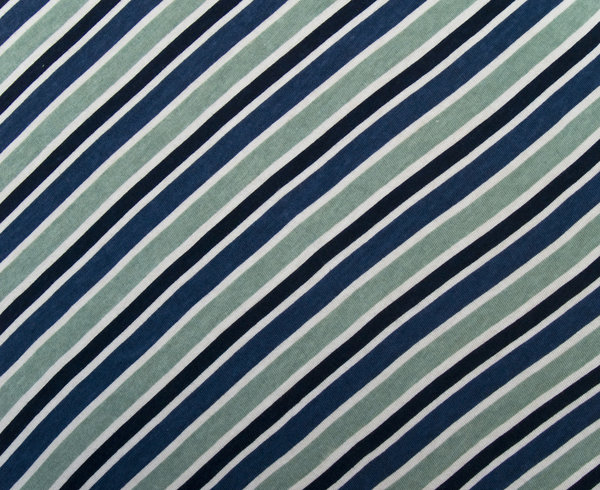
#> input picture dtd/images/banded/banded_0023.jpg, 600 x 490 px; its folder holds 3 pictures in this run
$ python testimage.py   (older library calls are emulated)
#> lines starting #> are read from the running program, lines starting #| are printed output that depends on the picture; pictures that were not available may be replaced by others from this repository, and a replacement may not be noted
#!/usr/bin/env python3
# -*- coding: utf-8 -*-
"""
Created on Mon Oct 21 22:55:39 2019

@author: maxence
"""
from PIL import Image
import numpy as np


import os
weirdFichier = ['.directory', '.DS_Store']
doss= ['/test_set/','/training_set/']
dos=doss[1]

for i in range (0,20):
    listeFichiers = []
    fichiers = os.listdir('dtd/images')
    fichier = fichiers[np.random.randint(0,len(fichiers))]

    if(fichier in weirdFichier):
        break;
    else:

        images = os.listdir('dtd/images/'+ fichier)
        image = images[np.random.randint(0,len(images))]

    if(image in weirdFichier):
        break;
    else:


        cartes = os.listdir('predata/')
        carte = cartes[np.random.randint(0,len(cartes))]

        if(carte in weirdFichier):
            break;
        else:

            im1 = Image.open('dtd/images/' + fichier +'/' + image )
#> im1 is the input picture: PIL image 600x490 RGB; mean R, G, B 98.3, 111.4, 118
            im2 = Image.open("predata/" + carte)
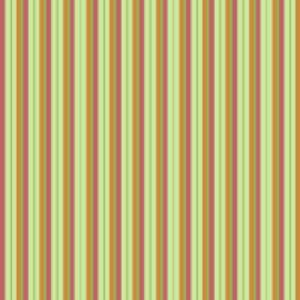
#> input picture dtd/images/banded/banded_0002.jpg, 300 x 300 px, given as the content of the folder predata/, which was not available
#> im2 is the input picture: PIL image 300x300 RGB; mean R, G, B 193.5, 178.5, 117.6

            #(np.random.rand(0,im1.size[0]),np.random.rand(0,im1.size[1]))
            x= np.random.randint(im1.size[0]/6,im1.size[0]-im1.size[0]/6)
#> x = 292
            y = np.random.randint(im1.size[1]/6,im1.size[1]-im1.size[1]/6)
#> y = 404
            xt= np.random.randint(im1.size[1]/6,im1.size[0]/2)
#> xt = 276
            #rot = np.random.randint(0,45)
            #im2 = im2.rotate(rot, fillcolor='white')
            im2 = im2.resize((xt,xt),Image.ANTIALIAS)
#> im2: PIL image 276x276 RGB
            im1.paste(im2, (x,y))
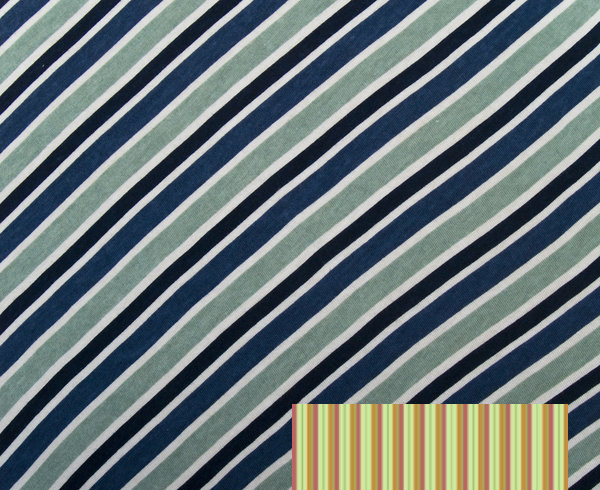
#> im1: PIL image 600x490 RGB; mean R, G, B 107, 118, 119.3
            nombre = ['1','2','3','4','5','6','7','8','9']

            print()

            if(str(carte[1])!="_"):
                if(str(carte[1])=="0"):
                    if(str(carte[:2])=="20"):
                        cheminDossierCarte = str(carte[:2])+'_A'
                    else:
                        cheminDossierCarte = str(carte[:2])
                elif(carte[1] in nombre):
                  cheminDossierCarte = str(carte[:2]) +'_A'
                else:
                   cheminDossierCarte = str(carte[0])

            else:
                 cheminDossierCarte = str(carte[0])+'_A'


            setData = os.listdir("dataset"+dos+cheminDossierCarte)
            im1.save("dataset"+dos+cheminDossierCarte+"/"+ cheminDossierCarte+'_'+str(len(setData)+1)+".png")

            print("save in: " +"dataset"+dos+str(carte[0])+"/"+ str(carte[0])+'_'+str(len(setData)+1)+".png")
#> pass 2 of the loop `for i in range (0,20):`:
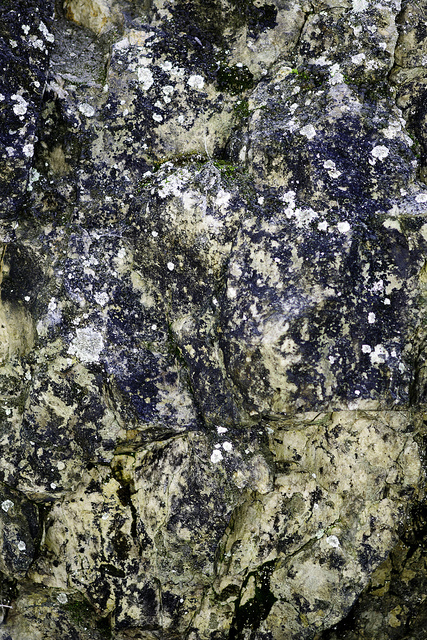
#> input picture dtd/images/blotchy/blotchy_0027.jpg, 427 x 640 px
#> im1 is the input picture: PIL image 427x640 RGB; mean R, G, B 97, 97.3, 89.6
#> `im2 = im2.resize((xt,xt),Image.ANTIALIAS)`:
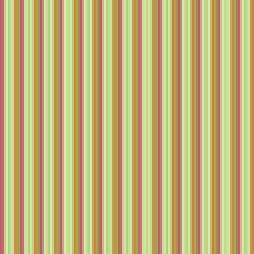
#> im2: PIL image 127x127 RGB (shown 2 times larger); mean R, G, B 193.5, 178.4, 117.6
#> `im1.paste(im2, (x,y))`:
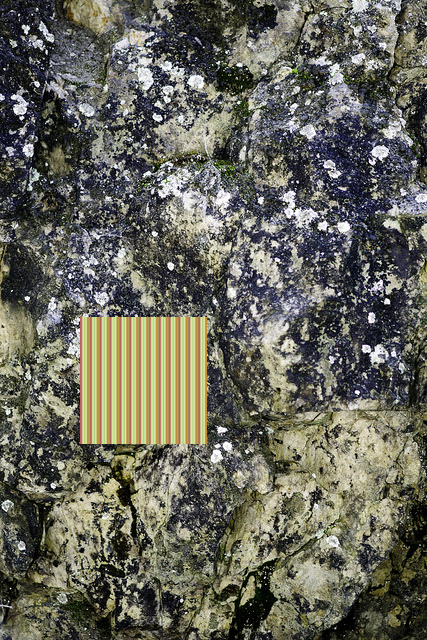
#> im1: PIL image 427x640 RGB; mean R, G, B 103, 102.4, 91.2
